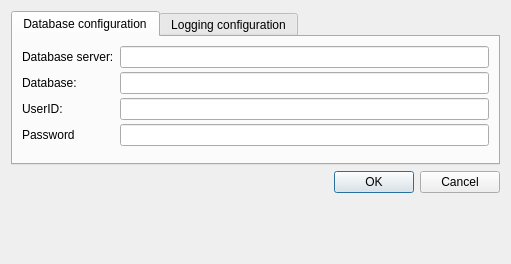
<?xml version="1.0" encoding="UTF-8"?>
<ui version="4.0">
 <class>ApplicationSettingsView</class>
 <widget class="QDialog" name="ApplicationSettingsView">
  <property name="geometry">
   <rect>
    <x>0</x>
    <y>0</y>
    <width>511</width>
    <height>264</height>
   </rect>
  </property>
  <property name="windowTitle">
   <string>Application configuration</string>
  </property>
  <layout class="QVBoxLayout" name="verticalLayout">
   <item>
    <widget class="QTabWidget" name="tabApplicationConfiguration">
     <property name="currentIndex">
      <number>0</number>
     </property>
     <widget class="QWidget" name="tabApplicationDbConfiguration">
      <attribute name="title">
       <string>Database configuration</string>
      </attribute>
      <layout class="QVBoxLayout" name="verticalLayout_2">
       <item>
        <layout class="QFormLayout" name="formApplicationDbConfiguration">
         <property name="verticalSpacing">
          <number>4</number>
         </property>
         <item row="0" column="0">
          <widget class="QLabel" name="lblAplDatabaseServer">
           <property name="text">
            <string>Database server:</string>
           </property>
          </widget>
         </item>
         <item row="0" column="1">
          <widget class="QLineEdit" name="lnAplDatabaseServer"/>
         </item>
         <item row="1" column="0">
          <widget class="QLabel" name="lblAplDatabase">
           <property name="text">
            <string>Database:</string>
           </property>
          </widget>
         </item>
         <item row="1" column="1">
          <widget class="QLineEdit" name="lnAplDatabase"/>
         </item>
         <item row="2" column="0">
          <widget class="QLabel" name="lblAplUserID">
           <property name="text">
            <string>UserID:</string>
           </property>
          </widget>
         </item>
         <item row="2" column="1">
          <widget class="QLineEdit" name="lnAplUserID"/>
         </item>
         <item row="3" column="0">
          <widget class="QLabel" name="lblAplPassword">
           <property name="text">
            <string>Password</string>
           </property>
          </widget>
         </item>
         <item row="3" column="1">
          <widget class="QLineEdit" name="lnAplPassword"/>
         </item>
        </layout>
       </item>
      </layout>
     </widget>
     <widget class="QWidget" name="tabLoggingConfiguration">
      <attribute name="title">
       <string>Logging configuration</string>
      </attribute>
      <layout class="QVBoxLayout" name="verticalLayout_3">
       <item>
        <layout class="QFormLayout" name="formLoggingConfiguration">
         <item row="0" column="0">
          <widget class="QLabel" name="lblLogLogging">
           <property name="text">
            <string>Logging Server:</string>
           </property>
          </widget>
         </item>
         <item row="0" column="1">
          <widget class="QLineEdit" name="lnLogLoggingServer"/>
         </item>
         <item row="1" column="0">
          <widget class="QLabel" name="lblLogLoggingDatabase">
           <property name="text">
            <string>Logging Database:</string>
           </property>
          </widget>
         </item>
         <item row="1" column="1">
          <widget class="QLineEdit" name="lnLogLoggingDatabase"/>
         </item>
         <item row="2" column="0">
          <widget class="QLabel" name="lblLogUserId">
           <property name="text">
            <string>UserId:</string>
           </property>
          </widget>
         </item>
         <item row="2" column="1">
          <widget class="QLineEdit" name="lnLogUserId"/>
         </item>
         <item row="3" column="0">
          <widget class="QLabel" name="lblLogPassword">
           <property name="text">
            <string>Password:</string>
           </property>
          </widget>
         </item>
         <item row="3" column="1">
          <widget class="QLineEdit" name="lnLogPassword"/>
         </item>
        </layout>
       </item>
      </layout>
     </widget>
    </widget>
   </item>
   <item>
    <widget class="QDialogButtonBox" name="btnConfig">
     <property name="orientation">
      <enum>Qt::Horizontal</enum>
     </property>
     <property name="standardButtons">
      <set>QDialogButtonBox::Cancel|QDialogButtonBox::Ok</set>
     </property>
    </widget>
   </item>
   <item>
    <spacer name="verticalSpacer">
     <property name="orientation">
      <enum>Qt::Vertical</enum>
     </property>
     <property name="sizeHint" stdset="0">
      <size>
       <width>20</width>
       <height>40</height>
      </size>
     </property>
    </spacer>
   </item>
  </layout>
 </widget>
 <resources/>
 <connections>
  <connection>
   <sender>btnConfig</sender>
   <signal>accepted()</signal>
   <receiver>ApplicationSettingsView</receiver>
   <slot>accept()</slot>
   <hints>
    <hint type="sourcelabel">
     <x>227</x>
     <y>200</y>
    </hint>
    <hint type="destinationlabel">
     <x>157</x>
     <y>263</y>
    </hint>
   </hints>
  </connection>
  <connection>
   <sender>btnConfig</sender>
   <signal>rejected()</signal>
   <receiver>ApplicationSettingsView</receiver>
   <slot>reject()</slot>
   <hints>
    <hint type="sourcelabel">
     <x>295</x>
     <y>206</y>
    </hint>
    <hint type="destinationlabel">
     <x>286</x>
     <y>263</y>
    </hint>
   </hints>
  </connection>
 </connections>
</ui>
